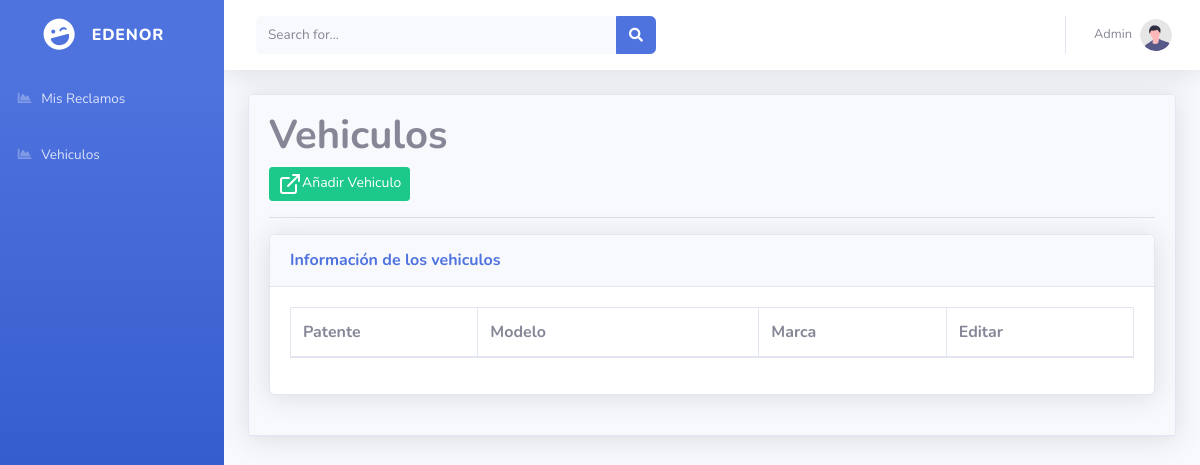
The page /View/User/Vehiculos.php on the database as committed earlier.
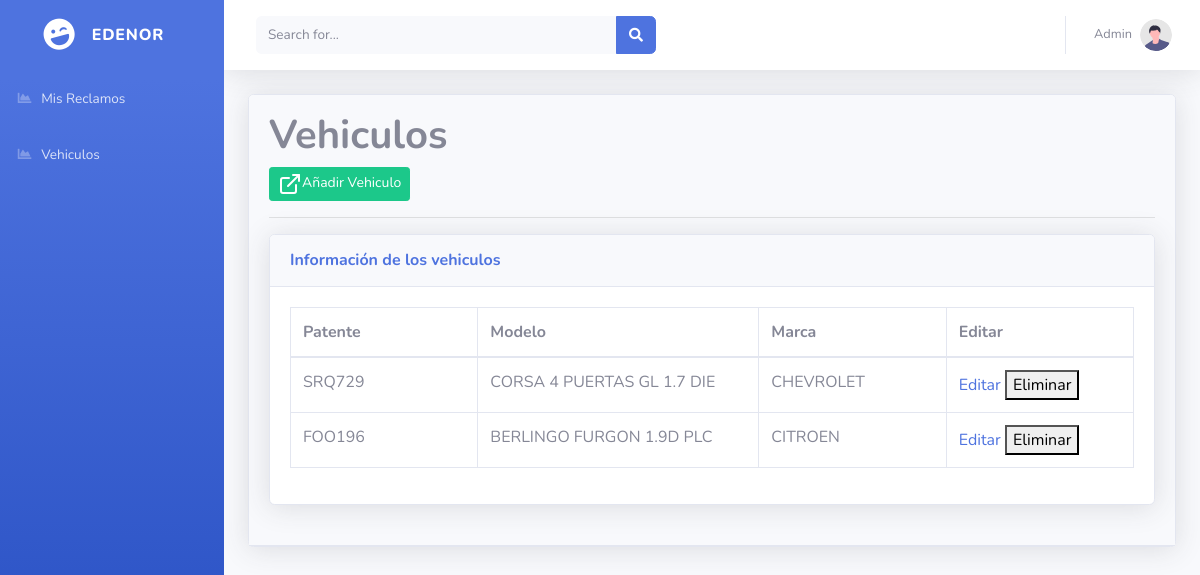
The same page on the database as committed later.
### tables this page shows
CREATE TABLE `Vehiculo` (
  `id_vehiculo` int(11) NOT NULL,
  `Patente` varchar(100) NOT NULL,
  `id_modelo` int(11) NOT NULL
);

CREATE TABLE `Modelo` (
  `id_modelo` int(11) NOT NULL,
  `Modelo` varchar(255) NOT NULL,
  `id_marca` int(11) NOT NULL
);

CREATE TABLE `Marca` (
  `id_marca` int(11) NOT NULL,
  `Marca` varchar(255) NOT NULL
);

### src/Entity/conection.php (called while the page is built)
<?php
class Database
{
    public static function Conectar()
    {
        $host = getenv('MYSQL_SERVER');
        $dbname = getenv('SQL_DATABASE');
        $user = getenv('MYSQL_USER');
        $password = getenv('MYSQL_PASSWORD');
        $con= 'mysql:host='.$host.';dbname='.$dbname.';charset=utf8';
        $pdo = new PDO($con, $user,$password );
        $pdo->setAttribute(PDO::ATTR_ERRMODE, PDO::ERRMODE_EXCEPTION);
        return $pdo;
    }
}
?>

### src/Data/VehiculoDao.php (called while the page is built, shortened)
<?php
require_once '../../Entity/conection.php';
require_once '../../Entity/Vehiculo.php';
class VehiculoDao extends Database
{
    protected static $cnx;
    private static function getDatabase()
    {
        self::$cnx = Database::Conectar();
    }
    public static function searchVehiculo()
	{
		try
		{
			$query = "SELECT
			id_vehiculo,
            Patente,
            Modelo.Modelo,
            Marca.Marca
			FROM `Vehiculo`
            JOIN Modelo ON Vehiculo.id_modelo = Modelo.id_modelo
            JOIN Marca on Modelo.id_marca = Marca.id_marca";
			$resultado = self::$cnx->prepare($query);
			$resultado->execute();
			return $resultado->fetchAll(PDO::FETCH_OBJ);
		}
		catch(Exception $e)
		{
			die($e->getMessage());
		}
}
}

### src/Controller/Vehiculo.php (called while the page is built, shortened)
<?php
require_once '../../Data/VehiculoDao.php';
class VehiculoController
{
    public static function searchVehiculo()
    {
        return VehiculoDao::searchVehiculo();
    }
}

### src/View/User/Vehiculos.php (the view, shortened to what this page needs)
<?php
require '../../Controller/Vehiculo.php'
?>
<!DOCTYPE html>
<html lang="en">
<head>
    <link href="/Assets/vendor/fontawesome-free/css/all.min.css" rel="stylesheet" type="text/css">
    <link href="/Assets/css/sb-admin-2.css" rel="stylesheet">
</head>
<body id="page-top">
    <div id="wrapper">
        <ul class="navbar-nav bg-gradient-primary sidebar sidebar-dark accordion" id="accordionSidebar">
            <a class="sidebar-brand d-flex align-items-center justify-content-center" href="index.php">
                <div class="sidebar-brand-icon rotate-n-15">
                    <i class="fas fa-laugh-wink"></i>
                </div>
                <div class="sidebar-brand-text mx-3">EDENOR</div>
            </a>
            <li class="nav-item">
                <a class="nav-link" href="Reclamos.php">
                    <i class="fas fa-fw fa-chart-area"></i>
                    <span>Mis Reclamos</span></a>
            </li>
            <li class="nav-item">
                <a class="nav-link" href="Vehiculos.php">
                    <i class="fas fa-fw fa-chart-area"></i>
                    <span>Vehiculos</span></a>
            </li>
        </ul>
        <div id="content-wrapper" class="d-flex flex-column">
            <div id="content">
                <nav class="navbar navbar-expand navbar-light bg-white topbar mb-4 static-top shadow">
                    <form
                        class="d-none d-sm-inline-block form-inline mr-auto ml-md-3 my-2 my-md-0 mw-100 navbar-search">
                        <div class="input-group">
                            <input type="text" class="form-control bg-light border-0 small" placeholder="Search for..."
                                aria-label="Search" aria-describedby="basic-addon2">
                            <div class="input-group-append">
                                <button class="btn btn-primary" type="button">
                                    <i class="fas fa-search fa-sm"></i>
                                </button>
                            </div>
                        </div>
                    </form>
                    <ul class="navbar-nav ml-auto">
                        <li class="nav-item dropdown no-arrow">
                            <a class="nav-link dropdown-toggle" href="#" id="userDropdown" role="button"
                                data-toggle="dropdown" aria-haspopup="true" aria-expanded="false">
                                <span class="mr-2 d-none d-lg-inline text-gray-600 small">Admin</span>
                                <img class="img-profile rounded-circle"
                                    src="/Assets/img/undraw_profile.svg">
                            </a>
                        </li>
                    </ul>
                </nav>
                <div class="container-fluid">
                <div class="card shadow mb-4">
                <div class="card-header py-3">
                <h1><strong>Vehiculos</strong></h1>
                            <a class="btn btn-success btn-sm" href="NewVehiculo.php">
                            Añadir Vehiculo</a>
                            <hr>
                            <div class="card shadow mb-4">
                        <div class="card-header py-3">
                            <h6 class="m-0 font-weight-bold text-primary">Información de los vehiculos</h6>
                        </div>
                        <div class="card-body">
                            <div class="table-responsive">
                                <div id="dataTable_wrapper" class="dataTables_wrapper dt-bootstrap4">
                            <table class="table table-bordered" id="dataTable" width="100%" cellspacing="0">
                                    <thead>
                                        <tr>
                                        <th style="width:120px;">Patente</th>
                                        <th style="width:180px;">Modelo</th>
                                        <th style="width:120px;">Marca</th>
                                        <th style="width:120px;">Editar</th>
                                        </tr>
                                    </thead>
                                    <tbody>
                                        <?php foreach(VehiculoController::searchVehiculo() as $r) : ?>
                                        <tr>
                                            <td><?php echo $r->Patente; ?></td>
                                            <td><?php echo $r->Modelo; ?></td>
                                            <td><?php echo $r->Marca; ?></td>
                                            <td>
                                                <a href="Edit_vehiculo.php?Patente=<?php echo $r->Patente; ?>">Editar</a>
                                                <button onclick="eliminar('<?php echo $r->Patente?>')"> Eliminar</button>
                                            </td>
                                        </tr>
                                        <?php endforeach;?>
                                    </tbody>
                                </table>
                                </div>
                            </div>
                        </div>
                    </div>
                    </div>
                </div>
        </div>
    </div>
</body>
</html>

Rows that differ between the two databases and show on the page:
added vehiculo: Patente "SRQ729", id_modelo.Modelo "CORSA 4 PUERTAS GL 1.7 DIE", marca.Marca "CHEVROLET"
added vehiculo: Patente "FOO196", id_modelo.Modelo "BERLINGO FURGON 1.9D PLC", marca.Marca "CITROEN"
